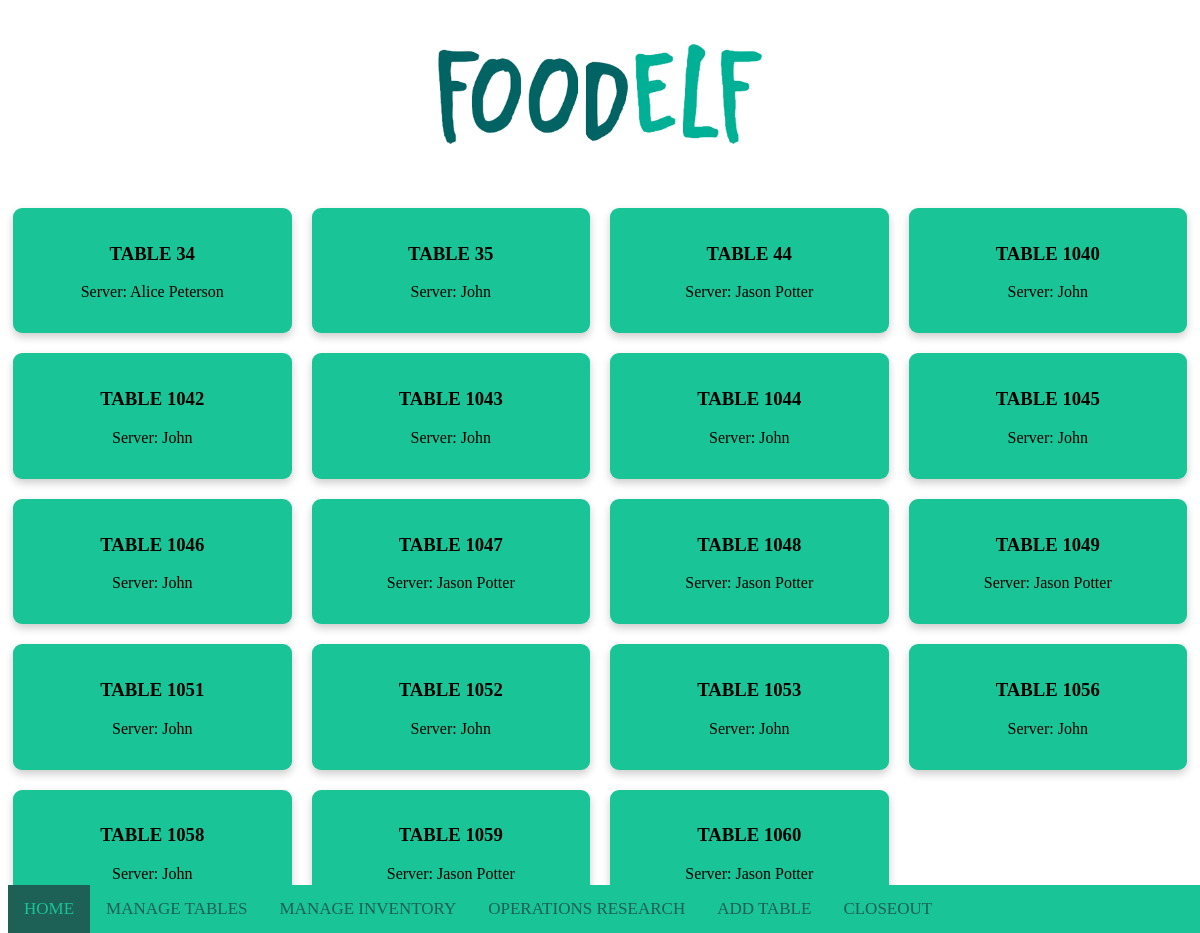
Page /manageTables/ on the committed database.
### manageTables/models.py (models this page shows, shortened)
class ActiveTables(models.Model):
    tableNumber = models.SmallIntegerField(default=0)
    server = models.ForeignKey(Server,on_delete=models.CASCADE)
    time = models.DateTimeField('Time Sat')
    ACCESS = models.CharField(max_length=8)

class Server(models.Model):
    name = models.CharField(max_length=200) # waiter's/waitress' name
    tables = models.IntegerField(default=0) # should hold how many tables a waiter served in a day
    tips = models.FloatField(default=0) # should hold how many tips a waiter accumulated throughout the day

### manageTables/views.py (the view)
# urls.py: path('', views.index, name='index'),
def index(request):
    table_list = ActiveTables.objects.order_by('id')
    form = NewTableForm()
    wait_list = []
    json_queue = json.loads(json.dumps(wait_queue))
    print(json_queue)
    for i in json_queue:
        wait_list.append(json_queue[i]["Username"])
    print(get_client_ip(request))
    context = {'table_list':table_list,'form':form,'queue':wait_list}
    return render(request, 'tableView.html', context)

### manageTables/views.py (called while the page is built)
def get_client_ip(request):
    ip = request.META.get('REMOTE_ADDR')
    return ip

### manageTables/templates/tableView.html (shortened to what this page needs)
{% load static%}
<html lang="en">
    <head>
        <link rel="stylesheet" type="text/css" href="{% static "manageTables/css/tableView.css" %} ">
            {% load static %}
    </head>
    <body>
        <br><br>
        {% load static %}
        <img src="{% static "manageTables/logoagain.PNG" %}" class="center" height="100"><br><br><br>
        <div id="tableList" class="row" style="font-family: Quicksand-Regular;">
        {% for table in table_list %}
            <a href="{% url 'manageTables:summary' table.id %}">
                <div class="column">
                    <div class="card">
                        <h3>TABLE {{table.id}}</h3>
                        <p>Server: {{table.server.name}}</p>
                    </div>
                </div>
            </a>
        {% endfor %}
        </div>
        <div class="navbar" style="font-family: Quicksand-Regular;">
            <a href="{% url "home:index" %}" class="home">HOME</a>
            <a href="{% url "manageTables:index" %}">MANAGE TABLES</a>
            <a href="{% url 'manageInventory:inventoryMain' %}">MANAGE INVENTORY</a>
            <a href="{% url 'operationsResearch:index' %}">OPERATIONS RESEARCH</a>
            <a href="#" onclick="openForm(); return false;" class="active">ADD TABLE</a>
            <a href="#contact" class="active">CLOSEOUT</a>
        </div>
    </body>
</html>

### manageTables/static/manageTables/css/tableView.css (style rules this page uses)
body { background-color:white; }
.center { display: block; margin-left: auto; margin-right: auto; }
* { box-sizing: border-box; }
body { font-family: "Quicksand-Regular";; }
.column { float: left; width: 25%; padding: 0 10px; }
.row { margin: 0 -5px; }
.row:after { content: ""; display: table; clear: both; }
.card { box-shadow: 0 4px 8px 0 rgba(0, 0, 0, 0.2); padding: 16px; text-align: center; background-color: #19C496; margin-top: 10px; border-radius: 9px; margin-bottom: 10px; color: black; }
.navbar { overflow: hidden; background-color: #19C496; position: fixed; bottom: 0; width: 100%; color: #1D6055; font-family: OpenSans-Regular; }
.navbar a { float: left; display: block; color: #1D6055; text-align: center; padding: 14px 16px; text-decoration: none; font-size: 17px; }
.navbar a.home { background-color: #1D6055; color: #19C496; }
.navbar a.active { background-color: #19C496; color: #1D6055; border-right: none; }

### rows in the picture
ActiveTables: id "34", server.name "Alice Peterson"
ActiveTables: id "35", server.name "John"
ActiveTables: id "44", server.name "Jason Potter"
ActiveTables: id "1040", server.name "John"
ActiveTables: id "1042", server.name "John"
ActiveTables: id "1043", server.name "John"
ActiveTables: id "1044", server.name "John"
ActiveTables: id "1045", server.name "John"
ActiveTables: id "1046", server.name "John"
ActiveTables: id "1047", server.name "Jason Potter"
ActiveTables: id "1048", server.name "Jason Potter"
ActiveTables: id "1049", server.name "Jason Potter"
ActiveTables: id "1051", server.name "John"
ActiveTables: id "1052", server.name "John"
ActiveTables: id "1053", server.name "John"
ActiveTables: id "1056", server.name "John"
ActiveTables: id "1058", server.name "John"
ActiveTables: id "1059", server.name "Jason Potter"
ActiveTables: id "1060", server.name "Jason Potter"
